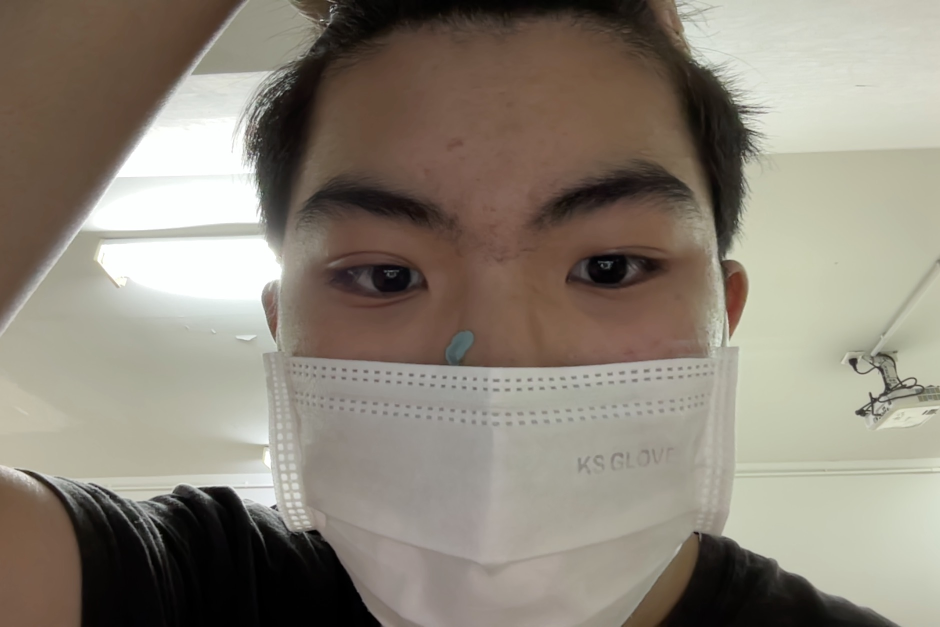
#> input picture 1.jpg, 1880 x 1254 px, given in place of the camera (shown at 1/2 size)
$ python EyeMotion.py
#> lines starting #> are read from the running program, lines starting #| are printed output that depends on the picture
#> further down, frame is the input picture: shape (1254, 1880, 3); mean B, G, R 119.5, 131.8, 139.6
import cv2

def draw_red_box(frame):
    height, width, _ = frame.shape
#> height = 1254; width = 1880
    box_size = 150
    x = int((width - box_size) / 2)
#> x = 865
    y = int((height - box_size) / 2)
#> y = 552
    cv2.rectangle(frame, (x, y), (x + box_size, y + box_size), (0, 0, 255), 2)
    cv2.line(frame, (x + int(box_size/2), 0), (x + int(box_size/2), height), (0, 255, 0), 2)
    cv2.line(frame, (0, y + int(box_size/2)), (width, y + int(box_size/2)), (0, 255, 0), 2)
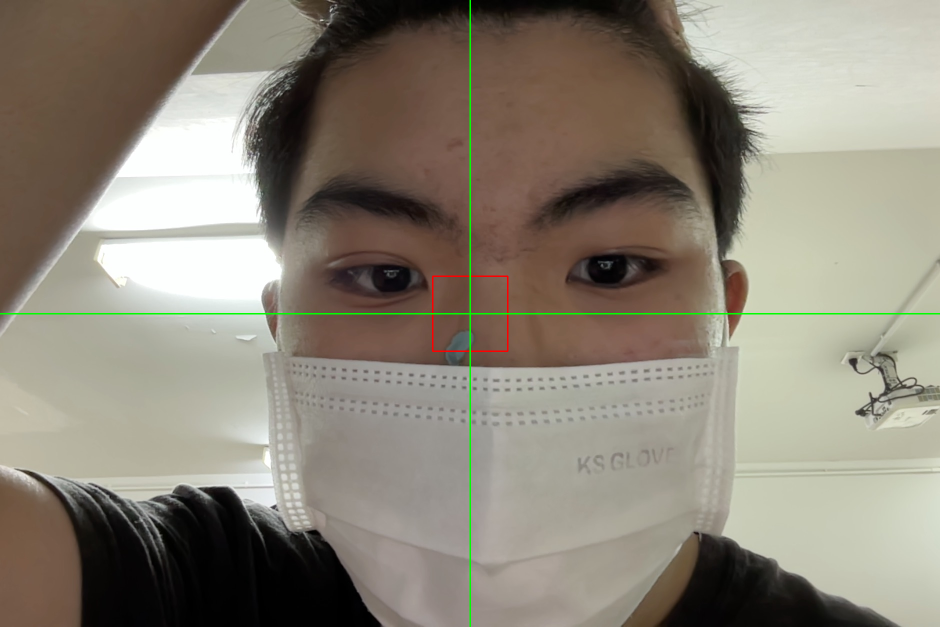
#> frame: shape (1254, 1880, 3) (shown at 1/2 size); mean B, G, R 119, 132.2, 139.2
    return x, y, box_size


cam = cv2.VideoCapture(0)

while True:
    ret, frame = cam.read()
    if not ret:
        break

    x, y, box_size = draw_red_box(frame)
#> x = 865; y = 552; box_size = 150
    roi = frame[y:y+box_size, x:x+box_size]
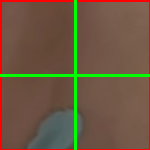
#> roi: shape (150, 150, 3); mean B, G, R 65, 87.4, 110.3
    gray_roi = cv2.cvtColor(roi, cv2.COLOR_BGR2GRAY)
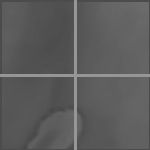
#> gray_roi: shape (150, 150); min 71, max 150, mean 91.7
    gray_roi = cv2.GaussianBlur(gray_roi, (7, 7), 0)
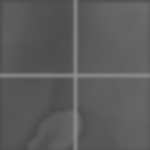
#> gray_roi: shape (150, 150); min 74, max 145, mean 91.9
    black_threshold = 30
    black_mask = cv2.inRange(gray_roi, 0, black_threshold)
#> black_mask: shape (150, 150); every value is 0
    contours, _ = cv2.findContours(black_mask, cv2.RETR_EXTERNAL, cv2.CHAIN_APPROX_SIMPLE)
#> contours = []

    for cnt in contours:
        x, y, w, h = cv2.boundingRect(cnt)
        area = cv2.contourArea(cnt)
        if   area >= 600 :
            cv2.rectangle(roi, (x, y), (x+w, y+h), (0, 255, 0), 2)
            cv2.putText(roi, 'Eye', (x, y), cv2.FONT_HERSHEY_SIMPLEX, 1, (0, 255, 0), 2)
            print("Area : " , area)
#> this loop made 0 passes

    resized_frame = cv2.resize(frame, (1280, 720))  # ปรับขนาดภาพเป็น 1280x720
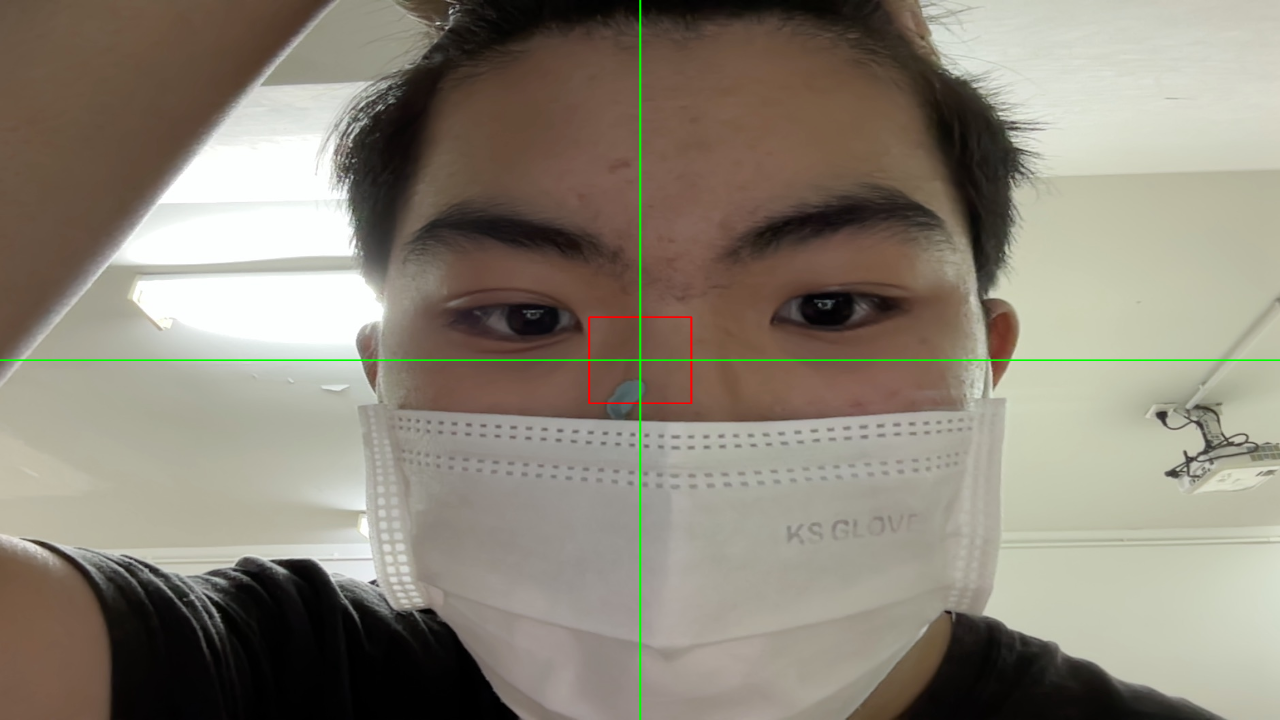
#> resized_frame: shape (720, 1280, 3); mean B, G, R 119, 132.2, 139.1
    cv2.imshow("DETECT-BLACKEYE", resized_frame)


    key = cv2.waitKey(30)
#> (key Esc is pressed here)
    if key == 27:
        break

cv2.destroyAllWindows()
